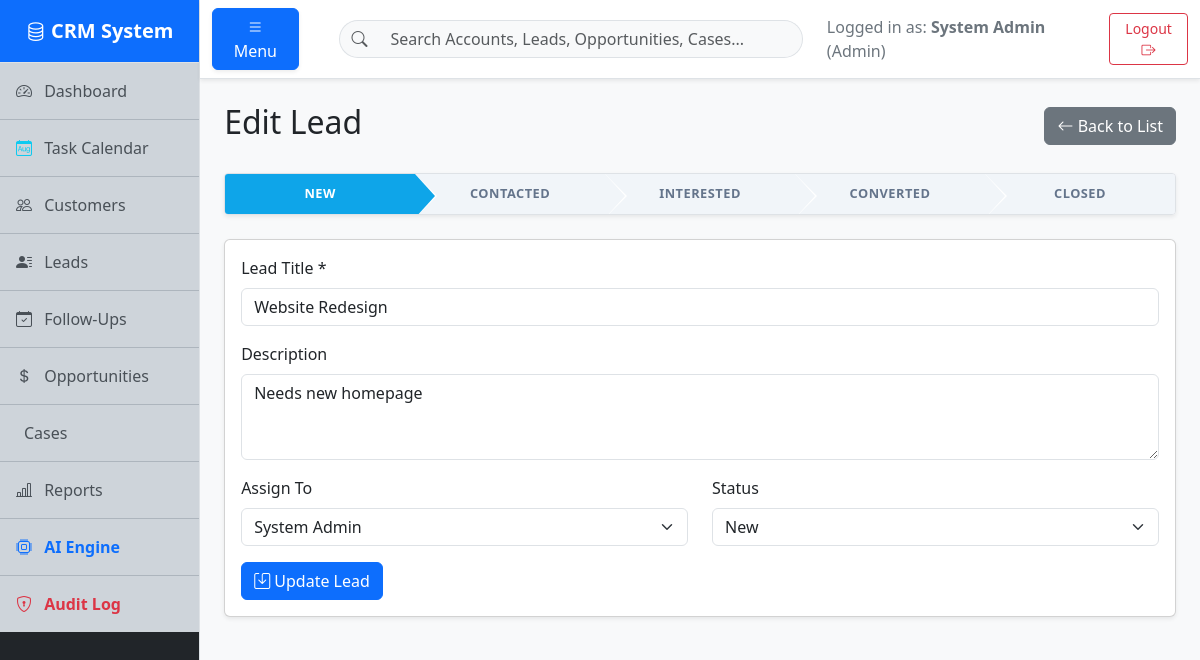
The app's page /pages/lead_edit.php?id=1 (signed in) with its own data.
### tables this page shows
CREATE TABLE IF NOT EXISTS Leads (
    id INT AUTO_INCREMENT PRIMARY KEY,
    title VARCHAR(150) NOT NULL,
    description TEXT,
    user_id INT,
    status ENUM('New', 'Contacted', 'Interested', 'Converted', 'Closed') DEFAULT 'New',
    created_at TIMESTAMP DEFAULT CURRENT_TIMESTAMP,
    FOREIGN KEY (user_id) REFERENCES Users(id) ON DELETE SET NULL
);

CREATE TABLE IF NOT EXISTS Users (
    id INT AUTO_INCREMENT PRIMARY KEY,
    name VARCHAR(100) NOT NULL,
    email VARCHAR(100) NOT NULL UNIQUE,
    password VARCHAR(255) NOT NULL,
    role ENUM('Admin', 'Employee') DEFAULT 'Employee',
    created_at TIMESTAMP DEFAULT CURRENT_TIMESTAMP
);

### pages/lead_edit.php (the view, shortened to what this page needs)
<?php
require '../config/db.php';
include '../includes/header.php';
$id = $_GET['id'] ?? 0;
$stmt = $pdo->prepare("SELECT * FROM Leads WHERE id = ?");
$stmt->execute([$id]);
$lead = $stmt->fetch();
$users = $pdo->query("SELECT id, name FROM Users ORDER BY name ASC")->fetchAll();
?>
<div class="d-flex justify-content-between align-items-center mb-4">
    <h2>Edit Lead</h2>
    <a href="leads.php" class="btn btn-secondary"><i class="bi bi-arrow-left"></i> Back to List</a>
</div>
<?php
$stages = ['New', 'Contacted', 'Interested', 'Converted', 'Closed'];
$current_status_index = array_search($lead['status'] ?? 'New', $stages);
?>
<div class="sales-path mb-4 shadow-sm">
    <?php foreach($stages as $index => $stage):
        $class = '';
        if ($lead['status'] == 'Closed' && $stage == 'Closed') $class = 'lost';
        elseif ($lead['status'] == 'Converted' && $index <= array_search('Converted', $stages)) $class = 'completed';
        elseif ($index < $current_status_index && $lead['status'] != 'Closed') $class = 'completed';
        elseif ($index == $current_status_index) $class = 'active';
    ?>
    <div class="sales-path-step <?= $class ?>"><?= $stage ?></div>
    <?php endforeach; ?>
</div>
<div class="card shadow-sm max-w-lg">
    <div class="card-body">
        <form method="POST" action="">
            <div class="mb-3">
                <label class="form-label">Lead Title *</label>
                <input type="text" name="title" class="form-control" required value="<?= htmlspecialchars($_POST['title'] ?? $lead['title']) ?>">
            </div>
            <div class="mb-3">
                <label class="form-label">Description</label>
                <textarea name="description" class="form-control" rows="3"><?= htmlspecialchars($_POST['description'] ?? $lead['description']) ?></textarea>
            </div>
            <div class="row">
                <div class="col-md-6 mb-3">
                    <label class="form-label">Assign To</label>
                    <select name="user_id" class="form-select">
                        <?php foreach($users as $u): ?>
                            <option value="<?= $u['id'] ?>" <?= (($lead['user_id'] ?? '') == $u['id']) ? 'selected' : '' ?>>
                                <?= htmlspecialchars($u['name']) ?>
                            </option>
                        <?php endforeach; ?>
                    </select>
                </div>
                <div class="col-md-6 mb-3">
                    <label class="form-label">Status</label>
                    <?php $l_status = $_POST['status'] ?? $lead['status']; ?>
                    <select name="status" class="form-select">
                        <option value="New" <?= ($l_status == 'New') ? 'selected' : '' ?>>New</option>
                    </select>
                </div>
            </div>
            <button type="submit" class="btn btn-primary"><i class="bi bi-save"></i> Update Lead</button>
        </form>
    </div>
</div>
<?php include '../includes/footer.php'; ?>

### css/style.css (style rules this page uses)
body { background-color: #f8f9fc; }
.sales-path { display: flex; margin: 1rem 0 2rem; overflow: hidden; border-radius: 4px; border: 1px solid #dee2e6; }
.sales-path-step { flex: 1; text-align: center; padding: 10px 15px; position: relative; background: #f1f5f9; color: #64748b; font-weight: 700; font-size: 0.8rem; text-transform: uppercase; letter-spacing: 0.5px; }
.sales-path-step::after { content: ''; position: absolute; top: 0; right: -20px; width: 0; height: 0; border-top: 22px solid transparent; border-bottom: 22px solid transparent; border-left: 20px solid #f1f5f9; z-index: 2; }
.sales-path-step::before { content: ''; position: absolute; top: 0; right: -22px; width: 0; height: 0; border-top: 22px solid transparent; border-bottom: 22px solid transparent; border-left: 22px solid #fff; z-index: 1; }
.sales-path-step:last-child::after, .sales-path-step:last-child::before { display: none; }
.sales-path-step.active { background: #0ea5e9; color: white; }
.sales-path-step.active::after { border-left-color: #0ea5e9; }

### records on screen
leads: stage "NEW", title "Website Redesign", description "Needs new homepage", user_id "System Admin", status "New"

### other values on screen
$_SESSION['user_name'] "System Admin"
$_SESSION['user_role'] "Admin"
$stage "CONTACTED"
$stage "INTERESTED"
$stage "CONVERTED"
$stage "CLOSED"
